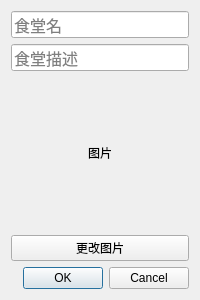
<?xml version="1.0" encoding="UTF-8"?>
<ui version="4.0">
 <class>DialogManageCanteen</class>
 <widget class="QDialog" name="DialogManageCanteen">
  <property name="geometry">
   <rect>
    <x>0</x>
    <y>0</y>
    <width>200</width>
    <height>300</height>
   </rect>
  </property>
  <property name="windowTitle">
   <string>更改餐厅信息</string>
  </property>
  <layout class="QVBoxLayout" name="verticalLayout">
   <item>
    <widget class="QLineEdit" name="lineEditCanteenName">
     <property name="font">
      <font>
       <pointsize>12</pointsize>
      </font>
     </property>
     <property name="maxLength">
      <number>16</number>
     </property>
     <property name="placeholderText">
      <string>食堂名</string>
     </property>
    </widget>
   </item>
   <item>
    <widget class="QLineEdit" name="lineEditCanteenDesc">
     <property name="font">
      <font>
       <pointsize>12</pointsize>
      </font>
     </property>
     <property name="maxLength">
      <number>16</number>
     </property>
     <property name="placeholderText">
      <string>食堂描述</string>
     </property>
    </widget>
   </item>
   <item>
    <widget class="QLabel" name="label">
     <property name="text">
      <string>图片</string>
     </property>
     <property name="alignment">
      <set>Qt::AlignCenter</set>
     </property>
    </widget>
   </item>
   <item>
    <widget class="QPushButton" name="pushButton">
     <property name="text">
      <string>更改图片</string>
     </property>
    </widget>
   </item>
   <item>
    <widget class="QDialogButtonBox" name="buttonBox">
     <property name="orientation">
      <enum>Qt::Horizontal</enum>
     </property>
     <property name="standardButtons">
      <set>QDialogButtonBox::Cancel|QDialogButtonBox::Ok</set>
     </property>
    </widget>
   </item>
  </layout>
 </widget>
 <resources/>
 <connections>
  <connection>
   <sender>buttonBox</sender>
   <signal>accepted()</signal>
   <receiver>DialogManageCanteen</receiver>
   <slot>accept()</slot>
   <hints>
    <hint type="sourcelabel">
     <x>248</x>
     <y>254</y>
    </hint>
    <hint type="destinationlabel">
     <x>157</x>
     <y>274</y>
    </hint>
   </hints>
  </connection>
  <connection>
   <sender>buttonBox</sender>
   <signal>rejected()</signal>
   <receiver>DialogManageCanteen</receiver>
   <slot>reject()</slot>
   <hints>
    <hint type="sourcelabel">
     <x>316</x>
     <y>260</y>
    </hint>
    <hint type="destinationlabel">
     <x>286</x>
     <y>274</y>
    </hint>
   </hints>
  </connection>
 </connections>
</ui>
